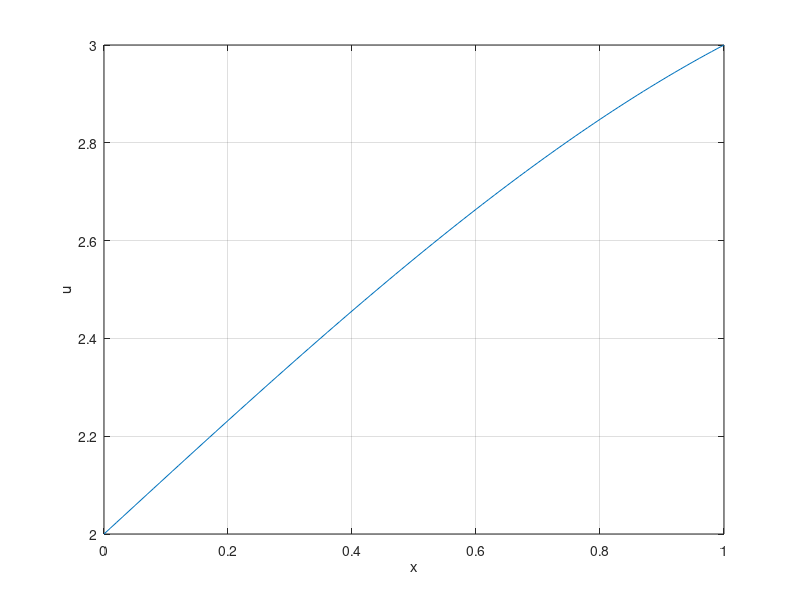

MATLAB code for this plot:
%[ -u''(x) = x, x e (0,pi)
%[ u(0) = 2, u'(1) = 3
% n = 100
clear
n = 100;
h = 1/n; %righthand point
x = 0:h:1;
A = zeros(n-1,n-1);
A(1,1) =  2/h;
A(1,2) = -1/h;
y(1)   = h*x(2) + 2/h; % + 0
for i = 2:n-2
    A(i,i-1) = -1/h;
    A(i,i)   =  2/h;
    A(i,i+1) = -1/h;
    y(i) = h*x(i+1);
end
A(n-1,n-2) = -1/h;
A(n-1,n-1) =  2/h;
y(n-1)     = h*x(n) + 3/h;
%%%%
u = A\y';
plot(x,[2;u;3]);
xlabel('x')
ylabel('u')
grid on